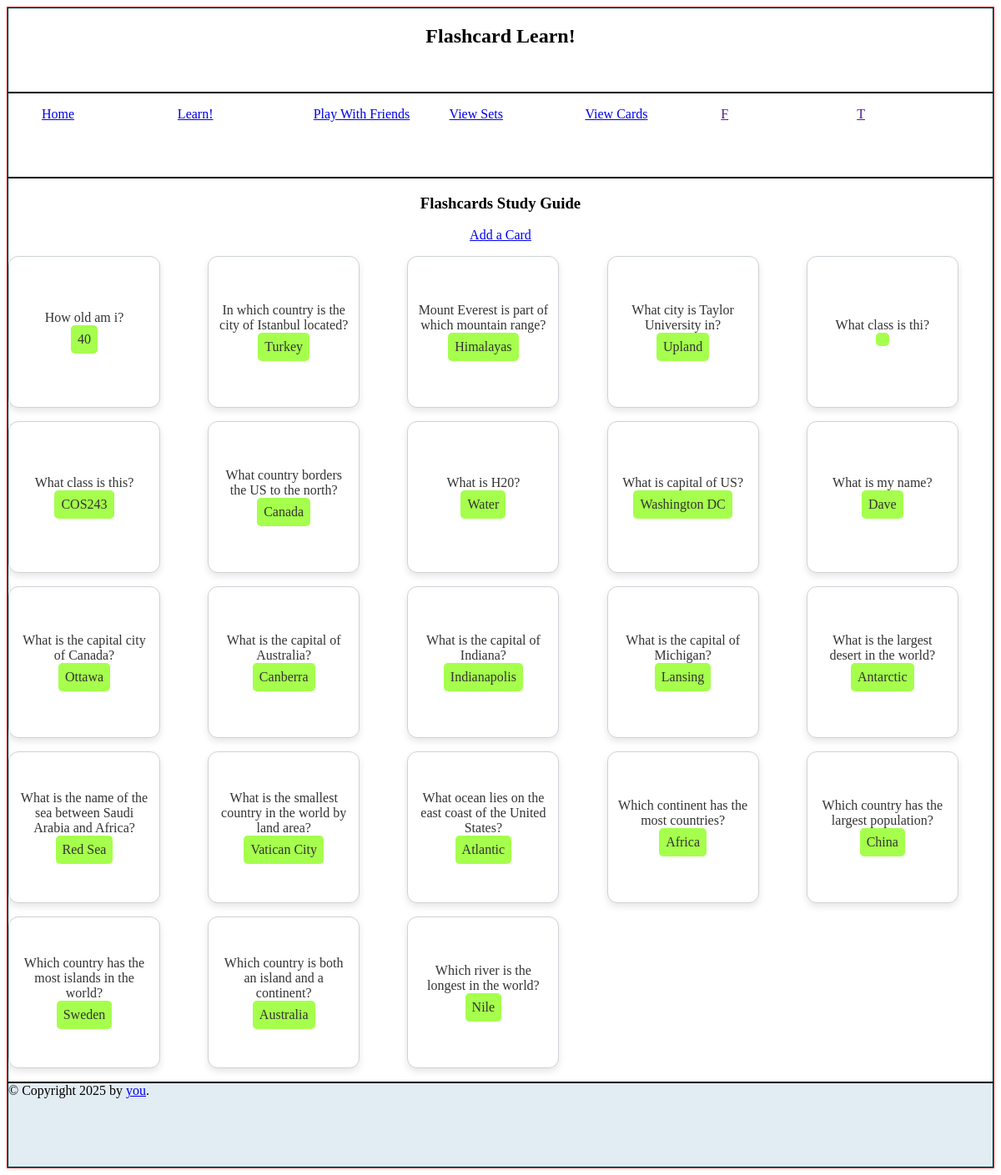
Page /cards/ on the committed database.
### db/models.py (models this page shows)
class Card(SQLModel, table=True):
    id: int | None = Field(default=None, primary_key=True)
    front: str
    back: str
    set_id: int | None = Field(default=None, foreign_key="set.id")
    set: Set | None = Relationship(back_populates="cards")

### routers/cards.py (the view)
@router.get("/")
def get_cards(request: Request, session:SessionDep):
    cards = session.exec(select(Card).order_by(Card.front)).all()
    return templates.TemplateResponse(
      request=request, name="/cards/cards.html", context={"cards":cards}
  )

### templates/cards/cards.html (shortened to what this page needs)
{% extends "/base.html" %}
{% import "/macros/card.html" as card_macro %}
{% block head %}
    {{ super() }}
{% endblock %}
{% block content %}
    <h1>Flashcards Study Guide</h1>
    <a href="{{url_for('create_card')}}">Add a Card</a>
    <div class="card-grid">
    {% for card in cards %}
        {{ card_macro.card(card) }}
    {% endfor %}
    </div>
{% endblock %}

### templates/macros/card.html (shortened to what this page needs)
{% macro card(card) %}
<div class="card" onclick="flipCard(this)">
    <a href="/cards/{{card.id}}?action=view">
    <div class="card-content">
        <div class="cardFront">{{card.front}}</div><div class="cardBack">{{card.back}}</div>
    </div>
    </a>
</div>
{% endmacro %}

### static/css/styles.css (style rules this page uses)
body { background-color: rgb(255, 255, 255); }
.card-grid { display: grid; width:100%; grid-template-columns: repeat(auto-fit, minmax(12rem, 1fr)); gap: 1rem; padding: 1rem; }
.card { display: inline-block; border: solid 1px rgb(206, 210, 214); max-width: 10rem; height: 10rem; padding: 10px; background-color: #ffffff; border-radius: 12px; box-shadow: 0 4px 8px rgba(0, 0, 0, 0.1); aspect-ratio: 1 / 1; display: flex; flex-direction: column; gap: 1rem; text-align: center; font-size: 1rem; color: #333; transition: transform 0.2s ease, box-shadow 0.2s ease; }
.card .card-content { position: relative; display:flex; flex-direction: column; align-items: center; justify-content: center; height: 100%; }
.card a { text-decoration:none; color:inherit; height: 100%; }
.card *:not(a) { position: relative; z-index: 2; }
.cardBack { padding: 0.5rem; background-color: rgba(127, 255, 0, 0.70); border-radius: 5px; }

### rows in the picture
Card: front "How old am i?", back "40"
Card: front "In which country is the city of Istanbul located?", back "Turkey"
Card: front "Mount Everest is part of which mountain range?", back "Himalayas"
Card: front "What city is Taylor University in?", back "Upland"
Card: front "What class is thi?"
Card: front "What class is this?", back "COS243"
Card: front "What country borders the US to the north?", back "Canada"
Card: front "What is H20?", back "Water"
Card: front "What is capital of US?", back "Washington DC"
Card: front "What is my name?", back "Dave"
Card: front "What is the capital city of Canada?", back "Ottawa"
Card: front "What is the capital of Australia?", back "Canberra"
Card: front "What is the capital of Indiana?", back "Indianapolis"
Card: front "What is the capital of Michigan?", back "Lansing"
Card: front "What is the largest desert in the world?", back "Antarctic"
Card: front "What is the name of the sea between Saudi Arabia and Africa?", back "Red Sea"
Card: front "What is the smallest country in the world by land area?", back "Vatican City"
Card: front "What ocean lies on the east coast of the United States?", back "Atlantic"
Card: front "Which continent has the most countries?", back "Africa"
Card: front "Which country has the largest population?", back "China"
Card: front "Which country has the most islands in the world?", back "Sweden"
Card: front "Which country is both an island and a continent?", back "Australia"
Card: front "Which river is the longest in the world?", back "Nile"
